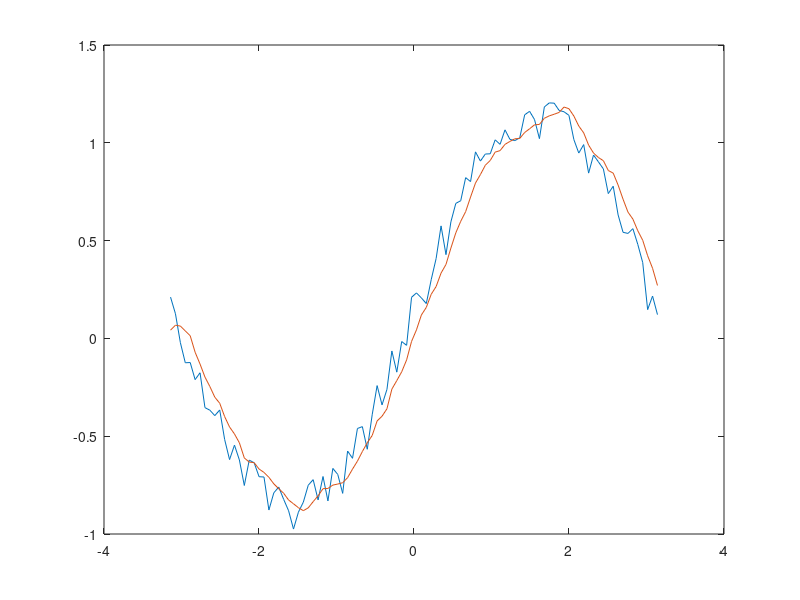

This chart was generated by the following MATLAB code: (Note: this script raises an error after producing the figure.)
%=============================================================================
% Copyright (c) 2016-present Allan CORNET (Nelson)
%=============================================================================
% This file is part of the Nelson.
%=============================================================================
% LICENCE_BLOCK_BEGIN
% SPDX-License-Identifier: LGPL-3.0-or-later
% LICENCE_BLOCK_END
%=============================================================================
% <--ADV-CLI MODE-->
%=============================================================================
f = figure();
rng default
t = linspace(-pi,pi,100);
X = sin(t) + (0.25 * rand(size(t)));
windowSize = 5; 
b = (1/windowSize)*ones(1,windowSize);
a = 1;
y = filter(b, a, X);
plot(t, X)
hold on
plot(t, y)
legend(_('Input Data'), _('Filtered Data'));
